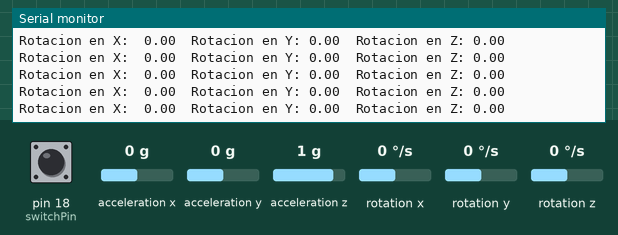
Bench run of a sketch on a simulated Arduino Mega 2560, built with avr-gcc and run on an emulated ATmega2560. Parts: the last lines printed to the serial monitor. The test bench sets the inputs (shaded band); at power-on: acceleration x 0 g, pin 18 (switchPin) HIGH, acceleration y 0 g, rotation x 0 °/s, rotation y 0 °/s, acceleration z 1 g, rotation z 0 °/s.

Above: at 1.2 s.
1.3 s: acceleration x set to -1.4 g
At 1.39 s:
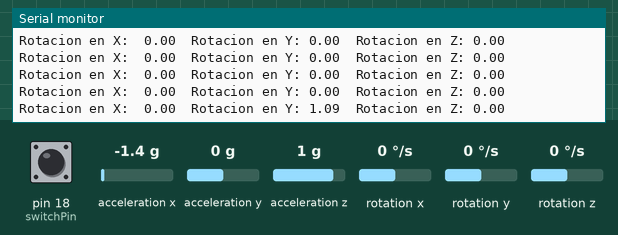
4.3 s: pin 18 (switchPin) pulled LOW for 0.15 s
5.9 s: acceleration y set to -1.4 g
At 5.93 s:
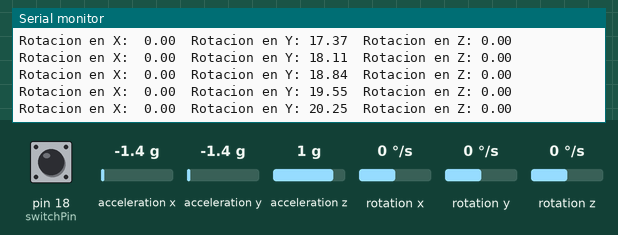
8.9 s: pin 18 (switchPin) pulled LOW for 1 s
At 8.96 s:
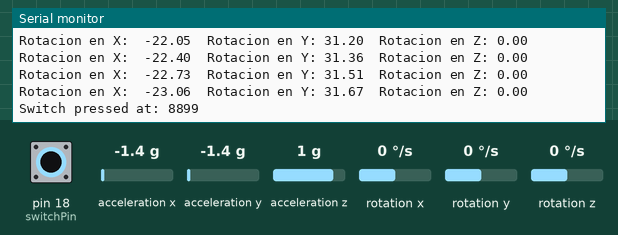
12.9 s: rotation x set to -192 °/s
At 12.96 s:
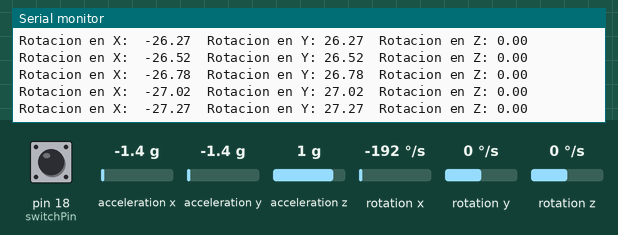
15.9 s: rotation y set to -192 °/s
At 15.91 s:
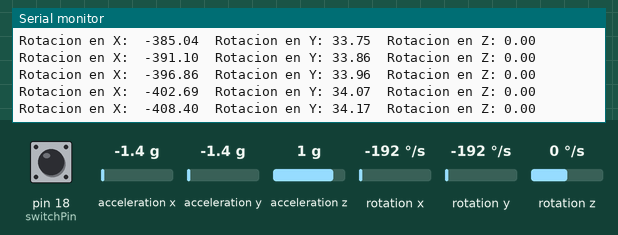
Timing chart, 0 to 18.9 s (numbered marks = the images above; inputs shaded):
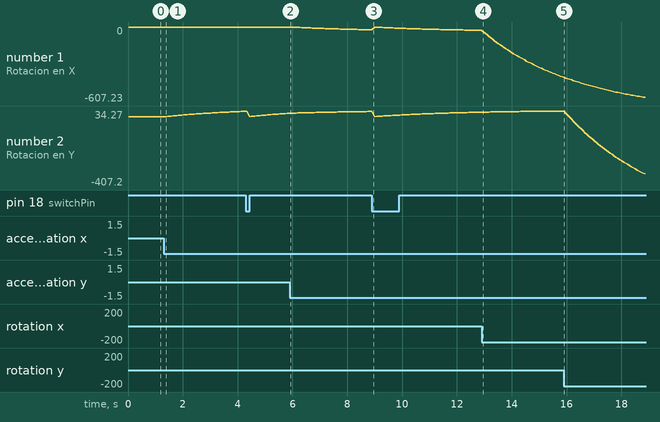

Measured:
- after the input at 1.3 s, the serial monitor: prints a new line after 0.09 s (image 1)
- plotted number 1: 0 → -23.06 after the input at 5.9 s
- plotted number 2: 0 → 32.54 after the input at 1.3 s, 20.25 → 31.67 after the input at 5.9 s

The sketch:

gyroscopeResets.ino
```cpp
#include <Arduino.h>
#include "I2Cdev.h"
#include "MPU6050.h"
#include "Wire.h"

const byte switchPin = 18; // For interrupt on Mega

volatile bool switchPressed = false;
volatile unsigned long lastPressTime = 0;

MPU6050 sensor;

int ax, ay, az;
int gx, gy, gz;

long tiempo_prev;
float dt;
float ang_x, ang_y, ang_z;
float ang_x_prev, ang_y_prev, ang_z_prev;

void onSwitchPress() {
  switchPressed = true;
  lastPressTime = millis();
}

void resetGyroAngles() {
  ang_x = ang_y = ang_z = 0;
  ang_x_prev = ang_y_prev = ang_z_prev = 0;
}

void setup() {
  Serial.begin(9600);
  Wire.begin();
  sensor.initialize();

  if (sensor.testConnection()) Serial.println("Sensor iniciado correctamente");
  else Serial.println("Error al iniciar el sensor");

  pinMode(switchPin, INPUT_PULLUP);
  attachInterrupt(digitalPinToInterrupt(switchPin), onSwitchPress, FALLING);

  tiempo_prev = millis();
  resetGyroAngles();
}

void loop() {
  // Handle switch press
  if (switchPressed) {
    unsigned long pressTime;
    noInterrupts();
    pressTime = lastPressTime;
    switchPressed = false;
    interrupts();

    Serial.print("Switch pressed at: ");
    Serial.println(pressTime);

    resetGyroAngles();
    Serial.println("Gyro angles reset!");
  }

  // Leer las aceleraciones y velocidades angulares
  sensor.getAcceleration(&ax, &ay, &az);
  sensor.getRotation(&gx, &gy, &gz);

  dt = (millis() - tiempo_prev) / 1000.0;
  tiempo_prev = millis();

  float accel_ang_x = atan(ay / sqrt(pow(ax, 2) + pow(az, 2))) * (180.0 / 3.14);
  float accel_ang_y = atan(-ax / sqrt(pow(ay, 2) + pow(az, 2))) * (180.0 / 3.14);

  ang_x = 0.98 * (ang_x_prev + (gx / 131.0) * dt) + 0.02 * accel_ang_x;
  ang_y = 0.98 * (ang_y_prev + (gy / 131.0) * dt) + 0.02 * accel_ang_y;
  ang_z = ang_z_prev + (gz / 131.0) * dt;

  ang_x_prev = ang_x;
  ang_y_prev = ang_y;
  ang_z_prev = ang_z;

  Serial.print("Rotacion en X:  ");
  Serial.print(ang_x);
  Serial.print("\tRotacion en Y: ");
  Serial.print(ang_y);
  Serial.print("\tRotacion en Z: ");
  Serial.println(ang_z);

  delay(10); // Optional: to avoid flooding serial output
}
```
